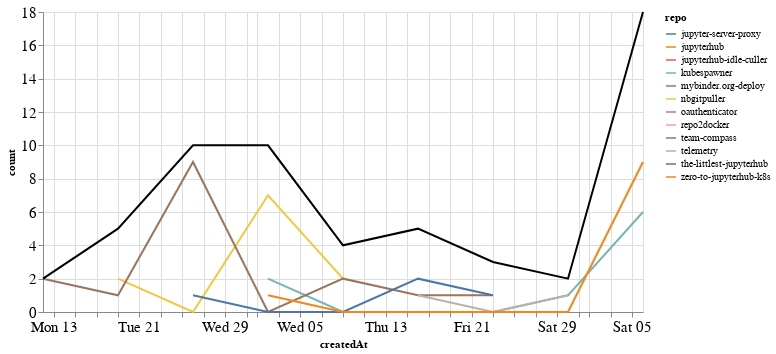

The code cell stored with this chart in its notebook:
### Markdown cell above
## Comments

### Code cell
comments_time = comments.groupby('repo').resample('W', on='createdAt').count()['author'].reset_index()
comments_time = comments_time.rename(columns={'author': 'count'})
comments_time_total = comments_time.groupby('createdAt').agg({"count": "sum"}).reset_index()
ch1 = alt.Chart(comments_time, width=600).mark_line().encode(
    x='createdAt',
    y='count',
    color='repo',
    tooltip="repo"
)

ch2 = alt.Chart(comments_time_total, width=600).mark_line(color="black").encode(
    x='createdAt',
    y='count',
)

ch1 + ch2

### Figure 1 — Vega-Lite specification as saved in the notebook (floating-point values rounded to 4 significant figures)
{"config": {"axisLeft": {"labelFontSize": 15}, "axisBottom": {"labelFontSize": 15}}, "layer": [{"data": {"name": "data-bce5c54e23ea8489e3d48f3e3173f7bb"}, "mark": "line", "encoding": {"color": {"type": "nominal", "field": "repo"}, "tooltip": {"type": "nominal", "field": "repo"}, "x": {"type": "temporal", "field": "createdAt"}, "y": {"type": "quantitative", "field": "count"}}, "width": 600}, {"data": {"name": "data-1af44b15fa636ce6bbdbcd38a7f6a9af"}, "mark": {"type": "line", "color": "black"}, "encoding": {"x": {"type": "temporal", "field": "createdAt"}, "y": {"type": "quantitative", "field": "count"}}, "width": 600}], "$schema": "https://vega.github.io/schema/vega-lite/v4.8.1.json", "datasets": {"data-bce5c54e23ea8489e3d48f3e3173f7bb": [{"repo": "jupyter-server-proxy", "createdAt": "2020-08-23T00:00:00", "count": 1}, {"repo": "jupyterhub", "createdAt": "2020-07-19T00:00:00", "count": 1}, {"repo": "jupyterhub-idle-culler", "createdAt": "2020-08-16T00:00:00", "count": 1}, {"repo": "kubespawner", "createdAt": "2020-08-02T00:00:00", "count": 2}, {"repo": "kubespawner", "createdAt": "2020-08-09T00:00:00", "count": 0}, {"repo": "kubespawner", "createdAt": "2020-08-16T00:00:00", "count": 0}, {"repo": "kubespawner", "createdAt": "2020-08-23T00:00:00", "count": 0}, {"repo": "kubespawner", "createdAt": "2020-08-30T00:00:00", "count": 1}, {"repo": "kubespawner", "createdAt": "2020-09-06T00:00:00", "count": 6}, {"repo": "mybinder.org-deploy", "createdAt": "2020-09-06T00:00:00", "count": 2}, {"repo": "nbgitpuller", "createdAt": "2020-07-19T00:00:00", "count": 2}, {"repo": "nbgitpuller", "createdAt": "2020-07-26T00:00:00", "count": 0}, {"repo": "nbgitpuller", "createdAt": "2020-08-02T00:00:00", "count": 7}, {"repo": "nbgitpuller", "createdAt": "2020-08-09T00:00:00", "count": 2}, {"repo": "oauthenticator", "createdAt": "2020-09-06T00:00:00", "count": 1}, {"repo": "repo2docker", "createdAt": "2020-07-19T00:00:00", "count": 1}, {"repo": "team-compass", "createdAt": "2020-07-12T00:00:00", "count": 2}, {"repo": "team-compass", "createdAt": "2020-07-19T00:00:00", "count": 1}, {"repo": "team-compass", "createdAt": "2020-07-26T00:00:00", "count": 9}, {"repo": "team-compass", "createdAt": "2020-08-02T00:00:00", "count": 0}, {"repo": "team-compass", "createdAt": "2020-08-09T00:00:00", "count": 2}, {"repo": "team-compass", "createdAt": "2020-08-16T00:00:00", "count": 1}, {"repo": "team-compass", "createdAt": "2020-08-23T00:00:00", "count": 1}, {"repo": "telemetry", "createdAt": "2020-08-16T00:00:00", "count": 1}, {"repo": "telemetry", "createdAt": "2020-08-23T00:00:00", "count": 0}, {"repo": "telemetry", "createdAt": "2020-08-30T00:00:00", "count": 1}, {"repo": "the-littlest-jupyterhub", "createdAt": "2020-07-26T00:00:00", "count": 1}, {"repo": "the-littlest-jupyterhub", "createdAt": "2020-08-02T00:00:00", "count": 0}, {"repo": "the-littlest-jupyterhub", "createdAt": "2020-08-09T00:00:00", "count": 0}, {"repo": "the-littlest-jupyterhub", "createdAt": "2020-08-16T00:00:00", "count": 2}, {"repo": "the-littlest-jupyterhub", "createdAt": "2020-08-23T00:00:00", "count": 1}, {"repo": "zero-to-jupyterhub-k8s", "createdAt": "2020-08-02T00:00:00", "count": 1}, {"repo": "zero-to-jupyterhub-k8s", "createdAt": "2020-08-09T00:00:00", "count": 0}, {"repo": "zero-to-jupyterhub-k8s", "createdAt": "2020-08-16T00:00:00", "count": 0}, {"repo": "zero-to-jupyterhub-k8s", "createdAt": "2020-08-23T00:00:00", "count": 0}, {"repo": "zero-to-jupyterhub-k8s", "createdAt": "2020-08-30T00:00:00", "count": 0}, {"repo": "zero-to-jupyterhub-k8s", "createdAt": "2020-09-06T00:00:00", "count": 9}], "data-1af44b15fa636ce6bbdbcd38a7f6a9af": [{"createdAt": "2020-07-12T00:00:00", "count": 2}, {"createdAt": "2020-07-19T00:00:00", "count": 5}, {"createdAt": "2020-07-26T00:00:00", "count": 10}, {"createdAt": "2020-08-02T00:00:00", "count": 10}, {"createdAt": "2020-08-09T00:00:00", "count": 4}, {"createdAt": "2020-08-16T00:00:00", "count": 5}, {"createdAt": "2020-08-23T00:00:00", "count": 3}, {"createdAt": "2020-08-30T00:00:00", "count": 2}, {"createdAt": "2020-09-06T00:00:00", "count": 18}]}}
